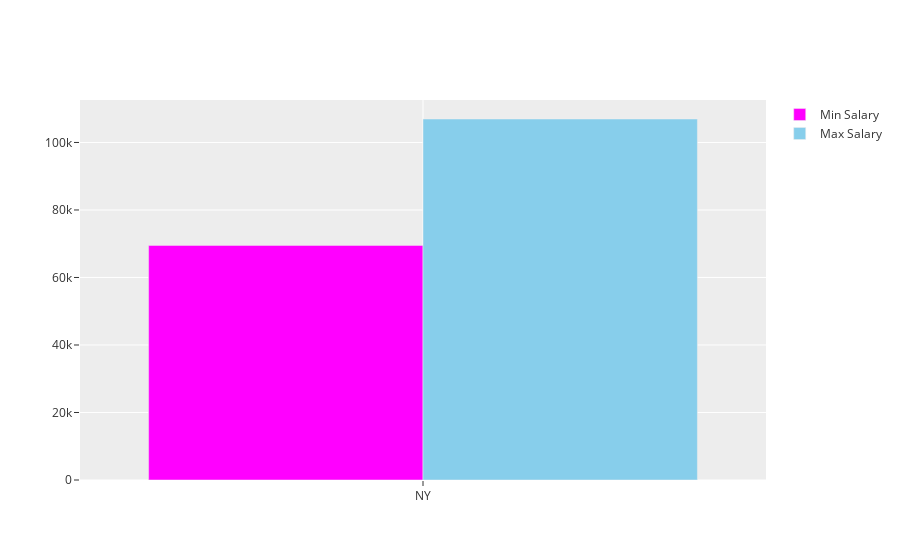

This figure's notebook cell:
### Code cell
#Let's the avg minimal salaries for states 
import numpy as np
states = df_ny['State'].unique().tolist()
fig = go.Figure()
min_sal =  df_ny.groupby('State')['Min_Salary']
max_sal =  df_ny.groupby('State')['Max_Salary']
fig.add_trace(go.Bar(x = states,
                    y = min_sal.mean(),
                    name = 'Min Salary' , marker_color = 'Magenta'))

fig.add_trace(go.Bar(x = states,
                    y = max_sal.mean(),
                    name = 'Max Salary' , marker_color = 'SkyBlue'))
fig.update_layout(template = 'ggplot2', barmode = 'group')
fig.show()

### Figure 1 — Plotly figure (JSON) as saved in the notebook; plotly's stock layout.template omitted (floating-point values rounded to 4 significant figures)
{"data": [{"marker": {"color": "Magenta"}, "name": "Min Salary", "type": "bar", "x": ["NY"], "y": [69500.0]}, {"marker": {"color": "SkyBlue"}, "name": "Max Salary", "type": "bar", "x": ["NY"], "y": [107000.0]}], "layout": {"barmode": "group"}}
